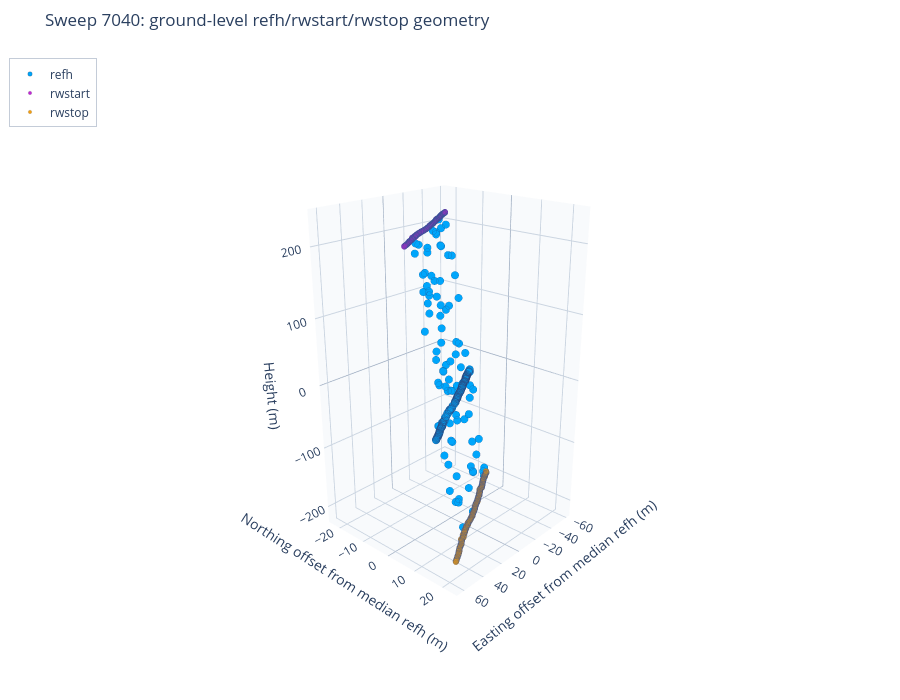

Notebook cell for this chart:
### Markdown cell above
## 13. Ground-level zoom view

This view omits the instrument position and focuses on the near-surface geometry of the H5 `refh`, `rwstart`, and `rwstop` points.

### Code cell
def make_ground_zoom_figure(df: pd.DataFrame, epsg: int, title: str = "Ground-level range-window zoom") -> go.Figure:
    df = add_xyz_columns_if_needed(df, epsg).copy()
    P = df[["refh_x", "refh_y", "refh_z"]].to_numpy(dtype=np.float64)
    center_xy = np.nanmedian(P[:, :2], axis=0)
    center_offset = np.array([center_xy[0], center_xy[1], 0.0])
    fig = go.Figure()

    Pp = P - center_offset
    extra_arrays = [Pp]
    fig.add_trace(go.Scatter3d(
        x=Pp[:, 0], y=Pp[:, 1], z=Pp[:, 2],
        mode="markers",
        marker=dict(
            size=4.5,
            color=PLOTLY_3D_COLORS["refh"],
            line=dict(width=0.6, color="rgba(15,23,42,0.35)"),
        ),
        name="refh",
        text=[f"track={int(t)}<br>refh={z:.3f} m" for t, z in zip(df["track_num"], df["refh_z"])],
        hoverinfo="text",
    ))

    if {"rwstart_x", "rwstart_y", "rwstart_z", "rwstop_x", "rwstop_y", "rwstop_z"}.issubset(df.columns):
        R0 = df[["rwstart_x", "rwstart_y", "rwstart_z"]].to_numpy(dtype=np.float64)
        R1 = df[["rwstop_x", "rwstop_y", "rwstop_z"]].to_numpy(dtype=np.float64)
        R0p = R0 - center_offset
        R1p = R1 - center_offset
        extra_arrays.extend([R0p, R1p])

        fig.add_trace(go.Scatter3d(
            x=R0p[:, 0], y=R0p[:, 1], z=R0p[:, 2],
            mode="markers",
            marker=dict(
                size=3.5,
                color=PLOTLY_3D_COLORS["rwstart"],
                line=dict(width=0.5, color="rgba(15,23,42,0.28)"),
            ),
            name="rwstart",
            hoverinfo="skip",
        ))
        fig.add_trace(go.Scatter3d(
            x=R1p[:, 0], y=R1p[:, 1], z=R1p[:, 2],
            mode="markers",
            marker=dict(
                size=3.5,
                color=PLOTLY_3D_COLORS["rwstop"],
                line=dict(width=0.5, color="rgba(15,23,42,0.28)"),
            ),
            name="rwstop",
            hoverinfo="skip",
        ))

    stacked = np.vstack(extra_arrays)
    fig.update_layout(
        title=title,
        scene=_adaptive_scene_layout(
            stacked[:, 0],
            stacked[:, 1],
            stacked[:, 2],
            "Easting offset from median refh (m)",
            "Northing offset from median refh (m)",
            "Height (m)",
        ),
        paper_bgcolor="white",
        legend=dict(
            x=0.01,
            y=0.99,
            bgcolor="rgba(255,255,255,0.85)",
            bordercolor="rgba(148,163,184,0.55)",
            borderwidth=1,
        ),
        height=700,
        margin=dict(l=0, r=0, t=52, b=0),
    )
    return fig


if not sweep_df.empty and EPSG is not None:
    make_ground_zoom_figure(
        sweep_df,
        EPSG,
        title=f"Sweep {SWEEP_INDEX}: ground-level refh/rwstart/rwstop geometry",
    ).show()

### Figure 1 — Plotly figure (JSON) as saved in the notebook; plotly's stock layout.template omitted (floating-point values rounded to 4 significant figures; data arrays with more than 128 entries replaced by an {"elided": "..."} marker saying what was removed)
{"data": [{"hoverinfo": "text", "marker": {"color": "#00A6FB", "line": {"color": "rgba(15,23,42,0.35)", "width": 0.6}, "size": 4.5}, "mode": "markers", "name": "refh", "text": {"elided": "256 str values"}, "type": "scatter3d", "x": {"elided": "256 float values"}, "y": {"elided": "256 float values"}, "z": {"elided": "256 float values"}}, {"hoverinfo": "skip", "marker": {"color": "#C026D3", "line": {"color": "rgba(15,23,42,0.28)", "width": 0.5}, "size": 3.5}, "mode": "markers", "name": "rwstart", "type": "scatter3d", "x": {"elided": "256 float values"}, "y": {"elided": "256 float values"}, "z": {"elided": "256 float values"}}, {"hoverinfo": "skip", "marker": {"color": "#F59E0B", "line": {"color": "rgba(15,23,42,0.28)", "width": 0.5}, "size": 3.5}, "mode": "markers", "name": "rwstop", "type": "scatter3d", "x": {"elided": "256 float values"}, "y": {"elided": "256 float values"}, "z": {"elided": "256 float values"}}], "layout": {"height": 700, "legend": {"bgcolor": "rgba(255,255,255,0.85)", "bordercolor": "rgba(148,163,184,0.55)", "borderwidth": 1, "x": 0.01, "y": 0.99}, "margin": {"b": 0, "l": 0, "r": 0, "t": 52}, "paper_bgcolor": "white", "scene": {"aspectmode": "manual", "aspectratio": {"x": 0.55, "y": 0.55, "z": 1}, "camera": {"eye": {"x": 1.6, "y": 1.45, "z": 0.9}}, "xaxis": {"backgroundcolor": "#F8FAFC", "gridcolor": "#CBD5E1", "range": [-64.2, 67.33], "showbackground": true, "showspikes": false, "title": {"text": "Easting offset from median refh (m)"}, "zerolinecolor": "#94A3B8"}, "yaxis": {"backgroundcolor": "#F8FAFC", "gridcolor": "#CBD5E1", "range": [-24.7, 24.9], "showbackground": true, "showspikes": false, "title": {"text": "Northing offset from median refh (m)"}, "zerolinecolor": "#94A3B8"}, "zaxis": {"backgroundcolor": "#F8FAFC", "gridcolor": "#CBD5E1", "range": [-227.3, 249.8], "showbackground": true, "showspikes": false, "title": {"text": "Height (m)"}, "zerolinecolor": "#94A3B8"}}, "title": {"text": "Sweep 7040: ground-level refh/rwstart/rwstop geometry"}}}
